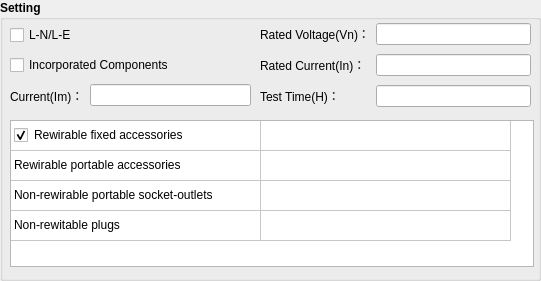
    <widget class="QGroupBox" name="groupBox_17">
     <property name="geometry">
      <rect>
       <x>70</x>
       <y>160</y>
       <width>541</width>
       <height>281</height>
      </rect>
     </property>
     <property name="font">
      <font>
       <weight>75</weight>
       <bold>true</bold>
      </font>
     </property>
     <property name="styleSheet">
      <string notr="true">
#groupBox_login * {background-color: rgb();}</string>
     </property>
     <property name="title">
      <string>Setting</string>
     </property>
     <widget class="QTableWidget" name="tableWidget_3">
      <property name="geometry">
       <rect>
        <x>10</x>
        <y>120</y>
        <width>524</width>
        <height>147</height>
       </rect>
      </property>
      <property name="layoutDirection">
       <enum>Qt::LeftToRight</enum>
      </property>
      <property name="autoFillBackground">
       <bool>true</bool>
      </property>
      <property name="frameShape">
       <enum>QFrame::StyledPanel</enum>
      </property>
      <property name="frameShadow">
       <enum>QFrame::Sunken</enum>
      </property>
      <property name="lineWidth">
       <number>1</number>
      </property>
      <property name="midLineWidth">
       <number>0</number>
      </property>
      <property name="verticalScrollBarPolicy">
       <enum>Qt::ScrollBarAsNeeded</enum>
      </property>
      <property name="horizontalScrollBarPolicy">
       <enum>Qt::ScrollBarAsNeeded</enum>
      </property>
      <property name="sizeAdjustPolicy">
       <enum>QAbstractScrollArea::AdjustIgnored</enum>
      </property>
      <property name="autoScrollMargin">
       <number>16</number>
      </property>
      <property name="selectionMode">
       <enum>QAbstractItemView::SingleSelection</enum>
      </property>
      <property name="selectionBehavior">
       <enum>QAbstractItemView::SelectItems</enum>
      </property>
      <property name="gridStyle">
       <enum>Qt::SolidLine</enum>
      </property>
      <property name="sortingEnabled">
       <bool>false</bool>
      </property>
      <attribute name="horizontalHeaderVisible">
       <bool>false</bool>
      </attribute>
      <attribute name="horizontalHeaderCascadingSectionResizes">
       <bool>false</bool>
      </attribute>
      <attribute name="horizontalHeaderDefaultSectionSize">
       <number>250</number>
      </attribute>
      <attribute name="horizontalHeaderHighlightSections">
       <bool>true</bool>
      </attribute>
      <attribute name="horizontalHeaderMinimumSectionSize">
       <number>25</number>
      </attribute>
      <attribute name="horizontalHeaderShowSortIndicator" stdset="0">
       <bool>false</bool>
      </attribute>
      <attribute name="horizontalHeaderStretchLastSection">
       <bool>false</bool>
      </attribute>
      <attribute name="verticalHeaderVisible">
       <bool>false</bool>
      </attribute>
      <attribute name="verticalHeaderCascadingSectionResizes">
       <bool>false</bool>
      </attribute>
      <attribute name="verticalHeaderHighlightSections">
       <bool>true</bool>
      </attribute>
      <attribute name="verticalHeaderMinimumSectionSize">
       <number>25</number>
      </attribute>
      <attribute name="verticalHeaderShowSortIndicator" stdset="0">
       <bool>false</bool>
      </attribute>
      <attribute name="verticalHeaderStretchLastSection">
       <bool>false</bool>
      </attribute>
      <row>
       <property name="text">
        <string>01</string>
       </property>
      </row>
      <row>
       <property name="text">
        <string>02</string>
       </property>
      </row>
      <row>
       <property name="text">
        <string>03</string>
       </property>
      </row>
      <row>
       <property name="text">
        <string>04</string>
       </property>
      </row>
      <column>
       <property name="text">
        <string>Type</string>
       </property>
      </column>
      <column>
       <property name="text">
        <string>Wire area</string>
       </property>
      </column>
      <item row="0" column="0">
       <property name="text">
        <string>Rewirable fixed accessories</string>
       </property>
       <property name="textAlignment">
        <set>AlignLeading|AlignVCenter</set>
       </property>
       <property name="checkState">
        <enum>Checked</enum>
       </property>
       <property name="flags">
        <set>ItemIsSelectable|ItemIsUserCheckable|ItemIsEnabled</set>
       </property>
      </item>
      <item row="0" column="1">
       <property name="text">
        <string/>
       </property>
       <property name="flags">
        <set>NoItemFlags</set>
       </property>
      </item>
      <item row="1" column="0">
       <property name="text">
        <string>Rewirable portable accessories</string>
       </property>
       <property name="textAlignment">
        <set>AlignLeading|AlignVCenter</set>
       </property>
       <property name="checkState">
        <enum>Unchecked</enum>
       </property>
       <property name="flags">
        <set>ItemIsSelectable|ItemIsUserCheckable|ItemIsEnabled</set>
       </property>
      </item>
      <item row="1" column="1">
       <property name="text">
        <string/>
       </property>
       <property name="flags">
        <set>NoItemFlags</set>
       </property>
      </item>
      <item row="2" column="0">
       <property name="text">
        <string>Non-rewirable portable socket-outlets</string>
       </property>
       <property name="textAlignment">
        <set>AlignLeading|AlignVCenter</set>
       </property>
       <property name="checkState">
        <enum>Unchecked</enum>
       </property>
       <property name="flags">
        <set>ItemIsSelectable|ItemIsUserCheckable|ItemIsEnabled</set>
       </property>
      </item>
      <item row="2" column="1">
       <property name="text">
        <string/>
       </property>
       <property name="toolTip">
        <string>0.5/0.75/1/1.5</string>
       </property>
       <property name="textAlignment">
        <set>AlignCenter</set>
       </property>
       <property name="flags">
        <set>ItemIsSelectable|ItemIsEditable|ItemIsUserCheckable|ItemIsEnabled</set>
       </property>
      </item>
      <item row="3" column="0">
       <property name="text">
        <string>Non-rewitable plugs</string>
       </property>
       <property name="textAlignment">
        <set>AlignLeading|AlignVCenter</set>
       </property>
       <property name="checkState">
        <enum>Unchecked</enum>
       </property>
       <property name="flags">
        <set>ItemIsSelectable|ItemIsUserCheckable|ItemIsEnabled</set>
       </property>
      </item>
      <item row="3" column="1">
       <property name="text">
        <string/>
       </property>
       <property name="toolTip">
        <string>Tinsel/0.5/0.75/1/1.5</string>
       </property>
       <property name="textAlignment">
        <set>AlignCenter</set>
       </property>
       <property name="flags">
        <set>ItemIsSelectable|ItemIsEditable|ItemIsUserCheckable|ItemIsEnabled</set>
       </property>
      </item>
     </widget>
     <widget class="QCheckBox" name="checkBox_tempSwitch">
      <property name="geometry">
       <rect>
        <x>10</x>
        <y>25</y>
        <width>241</width>
        <height>20</height>
       </rect>
      </property>
      <property name="text">
       <string>L-N/L-E </string>
      </property>
     </widget>
     <widget class="QCheckBox" name="checkBox_tempIC">
      <property name="geometry">
       <rect>
        <x>10</x>
        <y>55</y>
        <width>241</width>
        <height>20</height>
       </rect>
      </property>
      <property name="text">
       <string>Incorporated Components</string>
      </property>
     </widget>
     <widget class="QWidget" name="gridLayoutWidget">
      <property name="geometry">
       <rect>
        <x>260</x>
        <y>20</y>
        <width>271</width>
        <height>91</height>
       </rect>
      </property>
      <layout class="QGridLayout" name="gridLayout_5">
       <item row="2" column="0">
        <widget class="QLabel" name="label_tempH">
         <property name="styleSheet">
          <string notr="true"/>
         </property>
         <property name="text">
          <string>Test Time(H)：</string>
         </property>
         <property name="alignment">
          <set>Qt::AlignLeading|Qt::AlignLeft|Qt::AlignVCenter</set>
         </property>
        </widget>
       </item>
       <item row="2" column="1">
        <widget class="QLineEdit" name="lineEdit_tempH">
         <property name="toolTip">
          <string>H</string>
         </property>
         <property name="alignment">
          <set>Qt::AlignLeading|Qt::AlignLeft|Qt::AlignVCenter</set>
         </property>
        </widget>
       </item>
       <item row="0" column="0">
        <widget class="QLabel" name="label_tempVn">
         <property name="styleSheet">
          <string notr="true"/>
         </property>
         <property name="text">
          <string>Rated Voltage(Vn)：</string>
         </property>
         <property name="alignment">
          <set>Qt::AlignLeading|Qt::AlignLeft|Qt::AlignVCenter</set>
         </property>
        </widget>
       </item>
       <item row="1" column="0">
        <widget class="QLabel" name="label_tempIn">
         <property name="styleSheet">
          <string notr="true"/>
         </property>
         <property name="text">
          <string>Rated Current(In)：</string>
         </property>
         <property name="alignment">
          <set>Qt::AlignLeading|Qt::AlignLeft|Qt::AlignVCenter</set>
         </property>
        </widget>
       </item>
       <item row="0" column="1">
        <widget class="QLineEdit" name="lineEdit_tempVn">
         <property name="toolTip">
          <string>130/250/440(V)</string>
         </property>
         <property name="alignment">
          <set>Qt::AlignLeading|Qt::AlignLeft|Qt::AlignVCenter</set>
         </property>
        </widget>
       </item>
       <item row="1" column="1">
        <widget class="QLineEdit" name="lineEdit_tempIn">
         <property name="toolTip">
          <string>0-32(A)</string>
         </property>
         <property name="alignment">
          <set>Qt::AlignLeading|Qt::AlignLeft|Qt::AlignVCenter</set>
         </property>
        </widget>
       </item>
      </layout>
     </widget>
     <widget class="QWidget" name="layoutWidget">
      <property name="geometry">
       <rect>
        <x>10</x>
        <y>80</y>
        <width>241</width>
        <height>31</height>
       </rect>
      </property>
      <layout class="QHBoxLayout" name="horizontalLayout_7">
       <item>
        <widget class="QLabel" name="label_tempIm">
         <property name="styleSheet">
          <string notr="true"/>
         </property>
         <property name="text">
          <string>Current(Im)：</string>
         </property>
         <property name="alignment">
          <set>Qt::AlignLeading|Qt::AlignLeft|Qt::AlignVCenter</set>
         </property>
        </widget>
       </item>
       <item>
        <widget class="QLineEdit" name="lineEdit_tempIm">
         <property name="toolTip">
          <string>A</string>
         </property>
         <property name="text">
          <string/>
         </property>
         <property name="alignment">
          <set>Qt::AlignLeading|Qt::AlignLeft|Qt::AlignVCenter</set>
         </property>
        </widget>
       </item>
      </layout>
     </widget>
    </widget>
